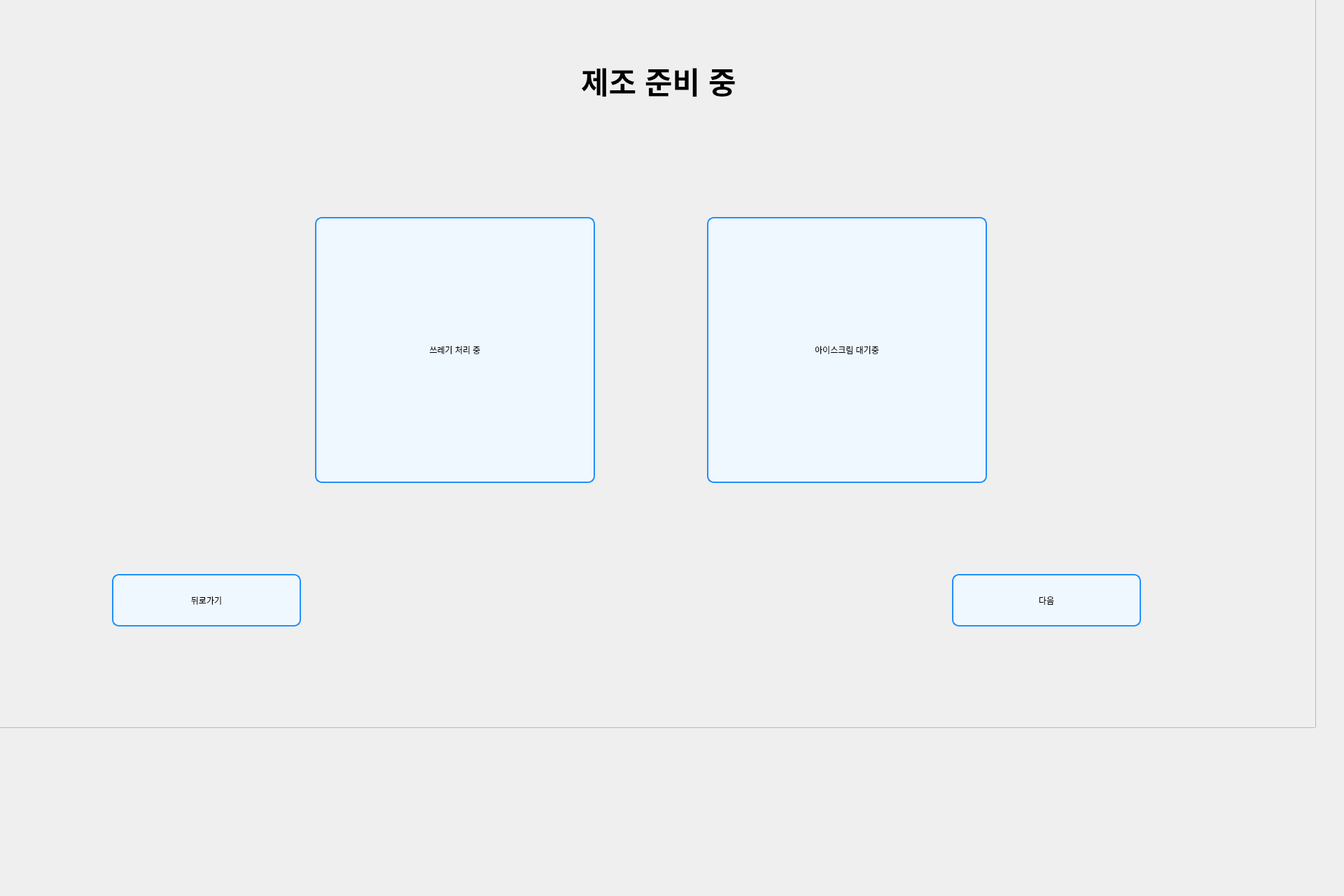
<?xml version="1.0" encoding="UTF-8"?>
<ui version="4.0">
 <class>Dialog</class>
 <widget class="QDialog" name="Dialog">
  <property name="geometry">
   <rect>
    <x>0</x>
    <y>0</y>
    <width>1920</width>
    <height>1280</height>
   </rect>
  </property>
  <property name="windowTitle">
   <string>Dialog</string>
  </property>
  <property name="styleSheet">
   <string notr="true">QPushButton {
    border: 2px solid #1E90FF;  /* 테두리 색상: DodgerBlue */
    border-radius: 10px;        /* 둥근 테두리 */
    padding: 5px;               /* 버튼 내부 여백 */
    background-color: #F0F8FF;  /* 배경 색상: AliceBlue */
}

QPushButton:hover {
    border: 2px solid #00BFFF;  /* 마우스 올렸을 때 테두리 색상: DeepSkyBlue */
    background-color: #E6F2FF;  /* 마우스 올렸을 때 배경 색상 */
}
</string>
  </property>
  <widget class="QPushButton" name="pushButton">
   <property name="geometry">
    <rect>
     <x>450</x>
     <y>310</y>
     <width>400</width>
     <height>380</height>
    </rect>
   </property>
   <property name="text">
    <string>쓰레기 처리 중</string>
   </property>
  </widget>
  <widget class="QPushButton" name="pushButton_2">
   <property name="geometry">
    <rect>
     <x>1010</x>
     <y>310</y>
     <width>400</width>
     <height>380</height>
    </rect>
   </property>
   <property name="text">
    <string>아이스크림 대기중</string>
   </property>
  </widget>
  <widget class="QLabel" name="label">
   <property name="geometry">
    <rect>
     <x>830</x>
     <y>70</y>
     <width>331</width>
     <height>91</height>
    </rect>
   </property>
   <property name="font">
    <font>
     <pointsize>32</pointsize>
     <weight>75</weight>
     <bold>true</bold>
    </font>
   </property>
   <property name="text">
    <string>제조 준비 중</string>
   </property>
  </widget>
  <widget class="QPushButton" name="pushButton_back">
   <property name="geometry">
    <rect>
     <x>160</x>
     <y>820</y>
     <width>270</width>
     <height>75</height>
    </rect>
   </property>
   <property name="text">
    <string>뒤로가기</string>
   </property>
  </widget>
  <widget class="QPushButton" name="pushButton_next">
   <property name="geometry">
    <rect>
     <x>1360</x>
     <y>820</y>
     <width>270</width>
     <height>75</height>
    </rect>
   </property>
   <property name="text">
    <string>다음</string>
   </property>
  </widget>
  <widget class="QFrame" name="frame">
   <property name="geometry">
    <rect>
     <x>-40</x>
     <y>-40</y>
     <width>1920</width>
     <height>1080</height>
    </rect>
   </property>
   <property name="styleSheet">
    <string notr="true">QFrame {
    background-image: url(/home/messi/ws_amr/qt/dall.jpg); /* 배경 이미지 설정 */
    background-position: center; /* 이미지 중앙 정렬 */
    background-repeat: no-repeat; /* 이미지 반복 안함 */
}</string>
   </property>
   <property name="frameShape">
    <enum>QFrame::StyledPanel</enum>
   </property>
   <property name="frameShadow">
    <enum>QFrame::Raised</enum>
   </property>
  </widget>
  <zorder>frame</zorder>
  <zorder>pushButton</zorder>
  <zorder>pushButton_2</zorder>
  <zorder>label</zorder>
  <zorder>pushButton_back</zorder>
  <zorder>pushButton_next</zorder>
 </widget>
 <resources/>
 <connections/>
</ui>
